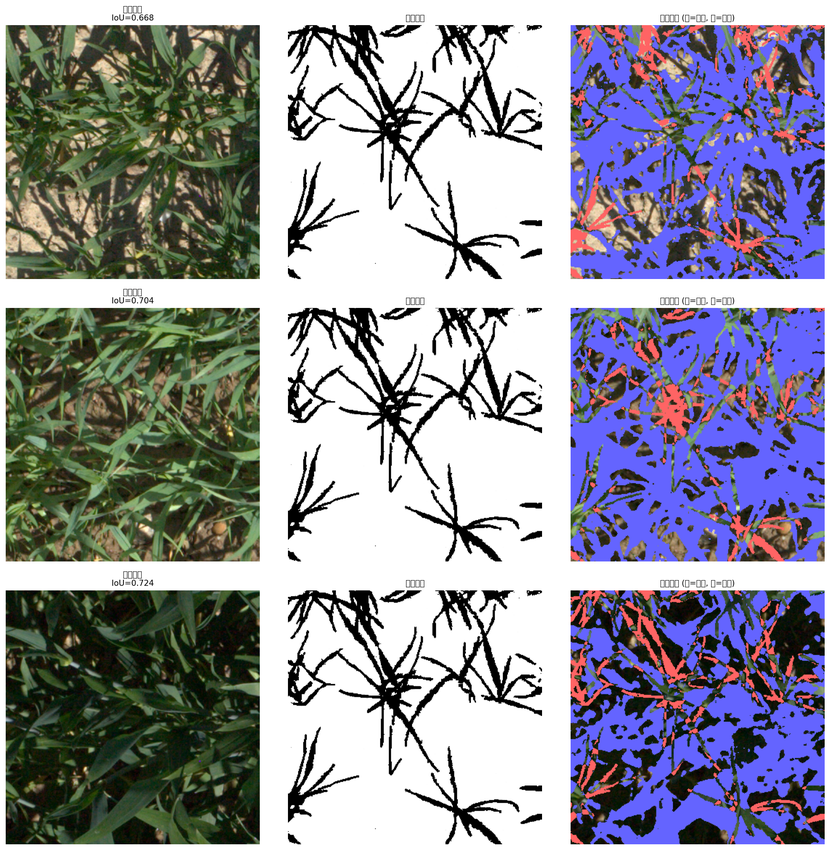
#> input picture failure_cases.png, 830 x 850 px, shrunk from 2179 x 2233 before the run
$ python -i test_z5568377_run.py   (imports and definitions only)
#> lines starting #> are read from the running program, lines starting #| are printed output that depends on the picture; after the words box and inside, x2 and y2 are one past the last pixel; in counts of white or black regions, pixels touching at a corner belong together
#> further down, picture is the input picture: shape (850, 830, 3); mean B, G, R 157.8, 146.3, 146.2
import os

import cv2

import time

import glob

import numpy as np

from pathlib import Path

from sklearn.cluster import KMeans

from skimage.segmentation import slic

from skimage.feature import local_binary_pattern

from sklearn.metrics import precision_score, recall_score, f1_score, jaccard_score


DATASET_ROOT = r"/Users/qijiazhou/Desktop/9517/group/9517_group/EWS-Dataset"

OUTPUT_ROOT = r"/Users/qijiazhou/Desktop/9517/group/Untitled/results_traditional_final_lbp"


N_SEGMENTS = 300

COMPACTNESS = 10

SIGMA = 1.0


LBP_RADIUS = 1

LBP_POINTS = 8 * LBP_RADIUS

LBP_METHOD = "uniform"


MORPH_KERNEL_SIZE = 5

MIN_COMPONENT_AREA = 80


SEEDS = [0, 1, 2, 3, 4]


FEATURE_MODES = ["RGB", "LBP", "RGB_LBP"]

FINAL_FEATURE_MODE = "LBP"


POST_CONFIGS = [

    ("P0", "P0", MIN_COMPONENT_AREA),

    ("P1", "P1", MIN_COMPONENT_AREA),

    ("P2", "P2", MIN_COMPONENT_AREA),

    ("P3", "P3", MIN_COMPONENT_AREA),

    ("P3_area30", "P3", 30),

    ("P3_area80", "P3", 80),

]


def ensure_dir(path):

    os.makedirs(path, exist_ok=True)


# [63 lines left out: functions read_img, read_mask, pair, get_data, not called in this run]


def exg(img):

    x = img.astype(np.float32) / 255.0

    return 2.0 * x[:, :, 1] - x[:, :, 0] - x[:, :, 2]
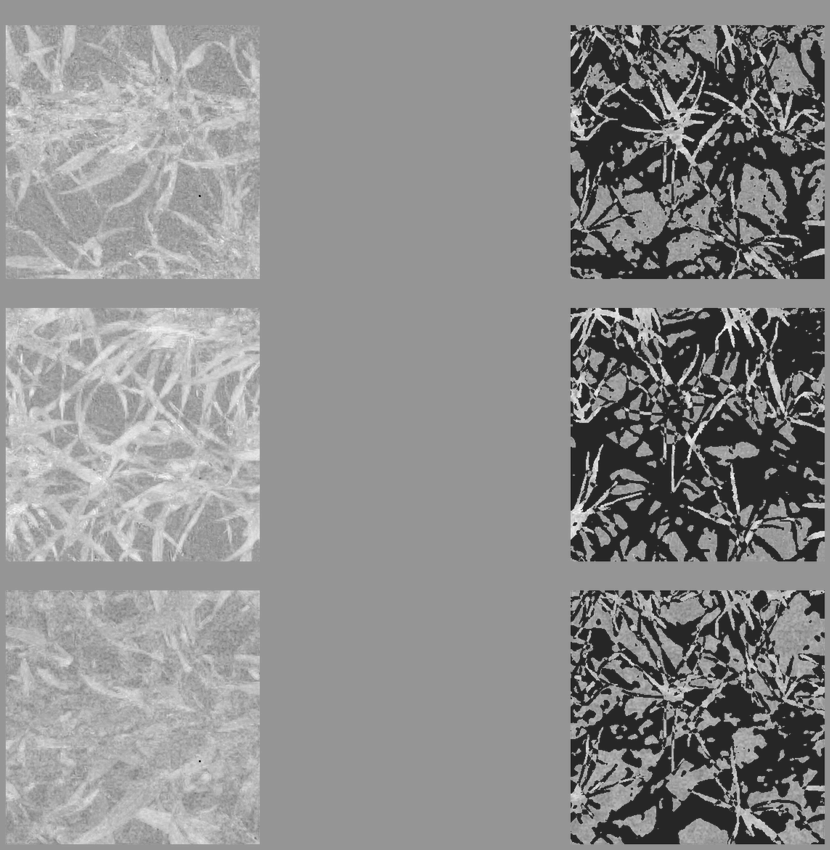
#> returned value: shape (850, 830) float32; min -0.816, max 0.573, mean -0.0442; drawn with min black and max white


# [103 lines left out: function build_features, not called in this run]


def postprocess(mask, post_mode="P3", min_component_area=MIN_COMPONENT_AREA):

    m = (mask * 255).astype(np.uint8)


    if post_mode in ["P1", "P3"]:

        k = cv2.getStructuringElement(cv2.MORPH_ELLIPSE, (MORPH_KERNEL_SIZE, MORPH_KERNEL_SIZE))

        m = cv2.morphologyEx(m, cv2.MORPH_OPEN, k)

        m = cv2.morphologyEx(m, cv2.MORPH_CLOSE, k)


    if post_mode in ["P2", "P3"]:

        num_labels, labels, stats, _ = cv2.connectedComponentsWithStats(m, connectivity=8)

        cleaned = np.zeros_like(m)

        for i in range(1, num_labels):

            if stats[i, cv2.CC_STAT_AREA] >= min_component_area:

                cleaned[labels == i] = 255

        m = cleaned


    return (m > 127).astype(np.uint8)


def fallback_segment(img, post_mode="P0", min_component_area=MIN_COMPONENT_AREA):

    e = exg(img)

    thr = float(np.mean(e))
#> thr = -0.0442

    pred = (e > thr).astype(np.uint8)
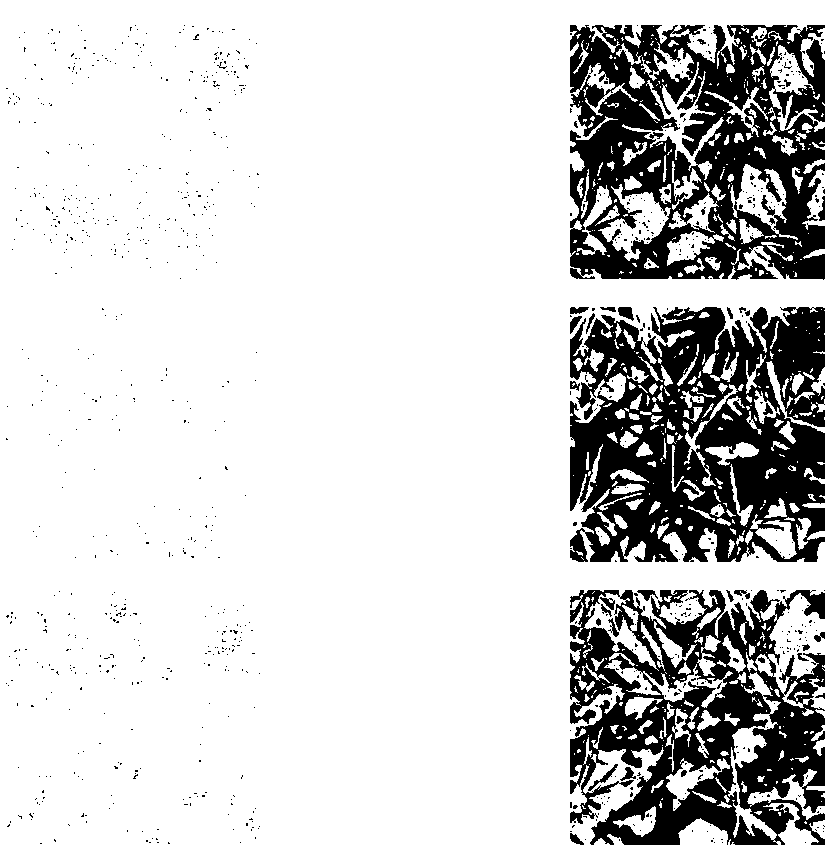
#> pred: shape (850, 830); values 0 (black) and 1 (white), 81.9% white; 1011 black regions (974 under 20 px), largest, box (x1, y1, x2, y2) and area: (570, 307, 825, 562) 45130, (570, 25, 825, 280) 41590, (570, 590, 825, 845) 36755

    return postprocess(pred, post_mode, min_component_area)


# [113 lines left out: functions segment_image, evaluate, overlay, not called in this run]


def format_metric(mean, std):

    return f"{mean:.4f}±{std:.4f}"


# [515 lines left out: functions save_table_txt, print_metrics, run_experiment, distort, run_robustness, feature_engineering_ablation and 4 more, not called in this run]


# [3 lines not run here, left out]
# Robustness Curves Plot

import os

import matplotlib.pyplot as plt


# [5 lines left out: function _parse_f1_mean, not called in this run]


def _load_curve(table_path):

    xs, ys = [], []

    with open(table_path, 'r', encoding='utf-8') as f:

        lines = [ln.strip() for ln in f.readlines() if ln.strip()]

    for ln in lines[1:]:

        parts = ln.split('\t')

        severity = float(parts[1])

        f1_mean = _parse_f1_mean(parts[4])

        xs.append(severity)

        ys.append(f1_mean)

    return xs, ys


robustness_root = os.path.join(OUTPUT_ROOT, 'robustness')

# [1 line that did not run here, left out]

# [1 line that did not run here, left out]

# [1 line that did not run here, left out]


fig, axes = plt.subplots(1, 3, figsize=(15, 5), dpi=150)

line_label = f'{FINAL_FEATURE_MODE} + P0'


# [9 lines that did not run here, left out]


# [23 lines not run here, left out]

fig_path = os.path.join(robustness_root, 'robustness_f1_curves.png')

# [5 lines not run here, left out]

>>> import cv2
>>> picture = cv2.imread('failure_cases.png')
>>> result = fallback_segment(picture)
